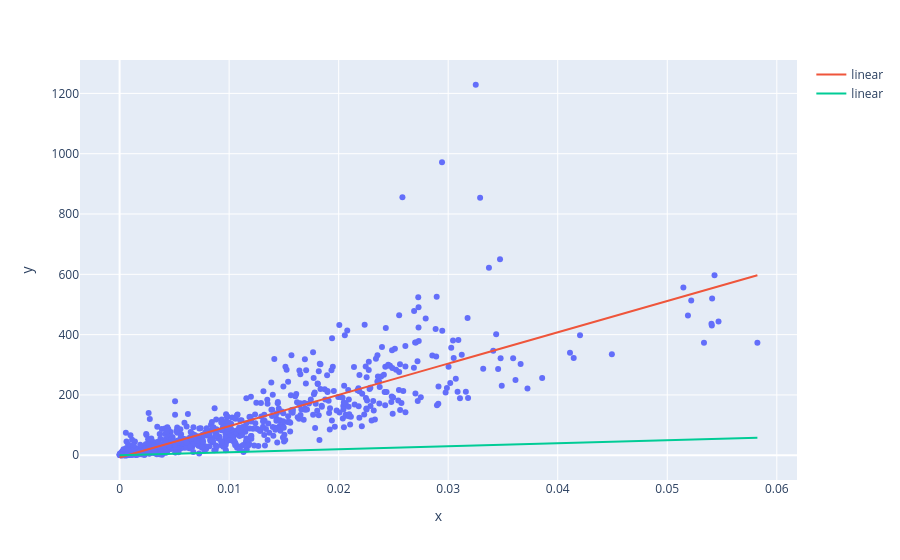

The code cell stored with this chart in its notebook:
### Code cell
# The fit object also allows us to plot the model curve and publish flag controls the HTML display for documentation purpose
fit.publish = False
fit.plot_fit(new_funcs=['linear'], new_params=[(1000, 0)])

### Figure 1 — Plotly figure (JSON) as saved in the notebook; plotly's stock layout.template omitted (floating-point values rounded to 4 significant figures; data arrays with more than 128 entries replaced by an {"elided": "..."} marker saying what was removed)
{"data": [{"hovertemplate": "x=%{x}<br>y=%{y}<extra></extra>", "legendgroup": "", "marker": {"color": "#636efa", "symbol": "circle"}, "mode": "markers", "name": "", "orientation": "v", "showlegend": false, "type": "scatter", "x": {"elided": "930 float values"}, "xaxis": "x", "y": {"elided": "930 float values"}, "yaxis": "y"}, {"mode": "lines", "name": "linear", "text": "Params:[ 1.03818344e+04 -7.43372055e+00]<br>r2: 0.7037<br>rmse: 68.774<br>SSE: 4398771.2987<br>", "type": "scatter", "x": {"elided": "200 float values"}, "xaxis": "x", "y": {"elided": "200 float values"}, "yaxis": "y"}, {"mode": "lines", "name": "linear", "text": "Params:(1000, 0)<br>r2: 0.7037<br>rmse: 68.774<br>SSE: 4398771.2987<br>", "type": "scatter", "x": {"elided": "200 float values"}, "xaxis": "x", "y": {"elided": "200 float values"}, "yaxis": "y"}], "layout": {"autosize": true, "legend": {"tracegroupgap": 0}, "margin": {"t": 60}, "xaxis": {"anchor": "y", "autorange": true, "domain": [0, 1], "range": [-0.00348, 0.06171], "title": {"text": "x"}, "type": "linear"}, "yaxis": {"anchor": "x", "autorange": true, "domain": [0, 1], "range": [-87.0, 1316.0], "title": {"text": "y"}, "type": "linear"}}}
